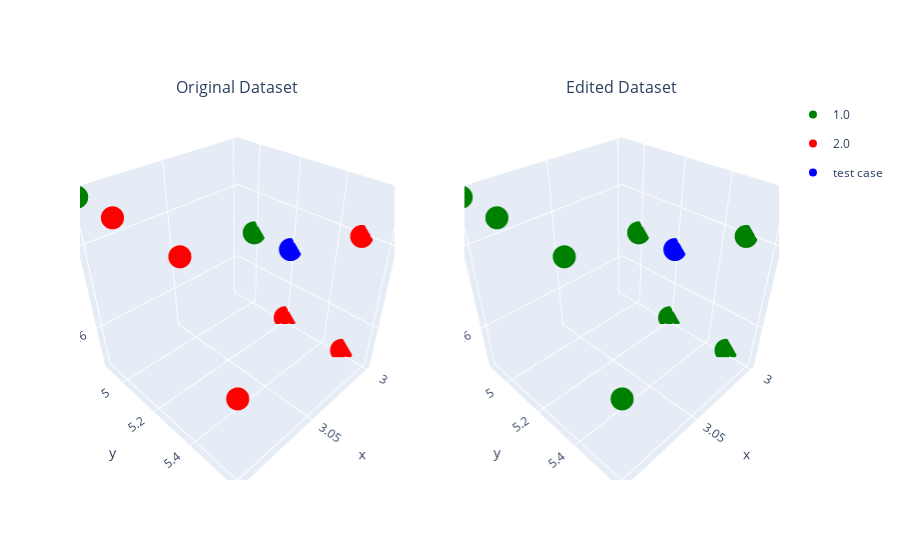

The notebook cell this image was saved under:
### Code cell
color_list_orig = influence_df_orig['target'].astype(str).tolist()
color_list_orig[-1] = 'test case'  # Label the last row as "test case"

# Create a custom color map
color_discrete_map_orig = {'1.0': 'green', '2.0': 'red', 'test case': 'blue'}

# Create a 3D scatter plot
fig1 = px.scatter_3d(
    influence_df_orig,
    x='sepal-width',
    y='petal-length',
    z='sepal-length',
    color=color_list_orig,
    color_discrete_map=color_discrete_map_orig,
)


color_list_edit = influence_df_edit['target'].astype(str).tolist()
color_list_edit[-1] = 'test case'  # Label the last row as "test case"

# Create a custom color map
color_discrete_map_edit = {'1': 'green', '2': 'red', 'test case': 'blue'}

# Create a 3D scatter plot
fig2 = px.scatter_3d(
    influence_df_edit,
    x='sepal-width',
    y='petal-length',
    z='sepal-length',
    color=color_list_edit,
    color_discrete_map=color_discrete_map_edit,
)


# Create subplots
fig = make_subplots(
    rows=1, cols=2,
    specs=[[{'type': 'scatter3d'}, {'type': 'scatter3d'}]],
    subplot_titles=("Original Dataset", "Edited Dataset")
    )

# Add the scatter plots to the subplots
for trace in fig1.data:
    fig.add_trace(trace, row=1, col=1)

for trace in fig2.data:
    trace.showlegend = False
    fig.add_trace(trace, row=1, col=2)

# Show the plot
fig.show()

### Figure 1 — Plotly figure (JSON) as saved in the notebook; plotly's stock layout.template omitted (floating-point values rounded to 4 significant figures)
{"data": [{"hovertemplate": "color=1.0<br>sepal-width=%{x}<br>petal-length=%{y}<br>sepal-length=%{z}<extra></extra>", "legendgroup": "1.0", "marker": {"color": "green", "symbol": "circle"}, "mode": "markers", "name": "1.0", "scene": "scene", "showlegend": true, "type": "scatter3d", "x": [3, 3.1], "y": [5, 4.9], "z": [6.7, 6.9]}, {"hovertemplate": "color=2.0<br>sepal-width=%{x}<br>petal-length=%{y}<br>sepal-length=%{z}<extra></extra>", "legendgroup": "2.0", "marker": {"color": "red", "symbol": "circle"}, "mode": "markers", "name": "2.0", "scene": "scene", "showlegend": true, "type": "scatter3d", "x": [3, 3, 3.1, 3.1, 3, 3.1], "y": [5.2, 5.5, 5.1, 5.4, 5.5, 5.6], "z": [6.5, 6.8, 6.9, 6.9, 6.5, 6.7]}, {"hovertemplate": "color=test case<br>sepal-width=%{x}<br>petal-length=%{y}<br>sepal-length=%{z}<extra></extra>", "legendgroup": "test case", "marker": {"color": "blue", "symbol": "circle"}, "mode": "markers", "name": "test case", "scene": "scene", "showlegend": true, "type": "scatter3d", "x": [3], "y": [5.2], "z": [6.7]}, {"hovertemplate": "color=1<br>sepal-width=%{x}<br>petal-length=%{y}<br>sepal-length=%{z}<extra></extra>", "legendgroup": "1", "marker": {"color": "green", "symbol": "circle"}, "mode": "markers", "name": "1", "scene": "scene2", "showlegend": false, "type": "scatter3d", "x": [3, 3, 3, 3.1, 3.1, 3, 3.1, 3.1], "y": [5, 5.2, 5.5, 5.1, 5.4, 5.5, 5.6, 4.9], "z": [6.7, 6.5, 6.8, 6.9, 6.9, 6.5, 6.7, 6.9]}, {"hovertemplate": "color=test case<br>sepal-width=%{x}<br>petal-length=%{y}<br>sepal-length=%{z}<extra></extra>", "legendgroup": "test case", "marker": {"color": "blue", "symbol": "circle"}, "mode": "markers", "name": "test case", "scene": "scene2", "showlegend": false, "type": "scatter3d", "x": [3], "y": [5.2], "z": [6.7]}], "layout": {"annotations": [{"font": {"size": 16}, "showarrow": false, "text": "Original Dataset", "x": 0.225, "xanchor": "center", "xref": "paper", "y": 1, "yanchor": "bottom", "yref": "paper"}, {"font": {"size": 16}, "showarrow": false, "text": "Edited Dataset", "x": 0.775, "xanchor": "center", "xref": "paper", "y": 1, "yanchor": "bottom", "yref": "paper"}], "scene": {"domain": {"x": [0, 0.45], "y": [0, 1]}}, "scene2": {"domain": {"x": [0.55, 1], "y": [0, 1]}}}}
